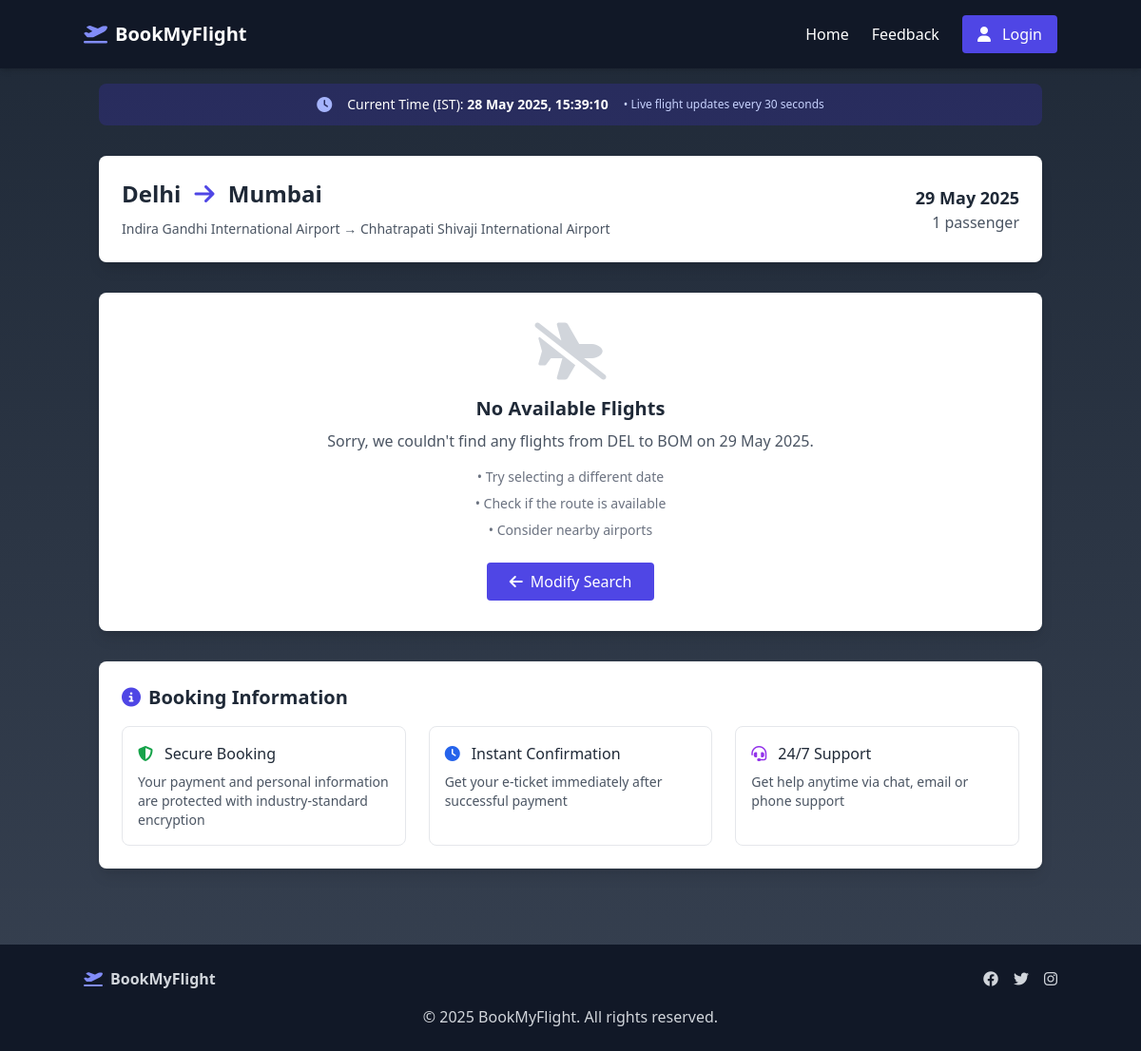
The page /availableindex.php on the database its author committed.
### tables this page shows
CREATE TABLE `airports` (
  `airport_id` varchar(10) NOT NULL,
  `airport_name` varchar(100) NOT NULL,
  `city` varchar(50) NOT NULL,
  `country` varchar(50) NOT NULL,
  `timezone` varchar(50) NOT NULL,
  `airport_code` varchar(10) DEFAULT NULL
);

### availableindex.php (the view, shortened to what this page needs)
<?php
require_once 'db_connect.php';
$origin = isset($_GET['from']) ? $_GET['from'] : '';
$destination = isset($_GET['to']) ? $_GET['to'] : '';
$departure_date = isset($_GET['departure_date']) ? $_GET['departure_date'] : '';
$tickets = isset($_GET['tickets']) ? (int)$_GET['tickets'] : 1;
if (empty($origin) && empty($destination)) {
    $origin = 'DEL';
    $destination = 'BOM';
    $departure_date = date('Y-m-d', strtotime('+1 day'));
    $tickets = 1;
}
$display_date = date('d F Y', strtotime($departure_date));
$current_date = date('Y-m-d');
$flights_query = "
    SELECT
        f.flight_id,
        f.flight_number,
        f.airline_id,
        a.airline_name,
        f.origin_airport,
        f.destination_airport,
        o.airport_code as origin_code,
        o.airport_name as origin_name,
        o.city as origin_city,
        d.airport_code as destination_code,
        d.airport_name as destination_name,
        d.city as destination_city,
        f.departure_time,
        f.arrival_time,
        f.duration,
        f.base_price,
        f.total_seats,
        f.available_seats,
        f.flight_status,
        TIMEDIFF(f.arrival_time, f.departure_time) as calculated_duration
    FROM flights f
    JOIN airlines a ON f.airline_id = a.airline_id
    JOIN airports o ON f.origin_airport = o.airport_id
    JOIN airports d ON f.destination_airport = d.airport_id
    WHERE o.airport_code = ?
    AND d.airport_code = ?
    AND DATE(f.departure_time) = ?
    AND f.available_seats >= ?
    AND f.flight_status != 'Cancelled'
    AND (
        CASE
            WHEN DATE(f.departure_time) = CURDATE()
            THEN f.departure_time > NOW()
            ELSE DATE(f.departure_time) >= CURDATE()
        END
    )
    ORDER BY f.departure_time ASC
";
$stmt = mysqli_prepare($mysqli, $flights_query);
mysqli_stmt_bind_param($stmt, 'sssi', $origin, $destination, $departure_date, $tickets);
if (!mysqli_stmt_execute($stmt)) {
    die("Query execution failed: " . mysqli_stmt_error($stmt));
}
$flights_result = mysqli_stmt_get_result($stmt);
$flights = [];
if ($flights_result && mysqli_num_rows($flights_result) > 0) {
    while ($row = mysqli_fetch_assoc($flights_result)) {
        $flight_departure = strtotime($row['departure_time']);
        $current_timestamp = time();
        if ($flight_departure > $current_timestamp) {
            if (empty($row['duration'])) {
                $row['duration'] = $row['calculated_duration'];
            }
            if (empty($row['airline_name'])) {
                $row['airline_name'] = $row['airline_id'];
            }
            $flights[] = $row;
        }
    }
} else {
    $no_flights_found = true;
}
$airport_query = "SELECT airport_code, airport_name, city FROM airports WHERE airport_code IN (?, ?)";
$stmt = mysqli_prepare($mysqli, $airport_query);
mysqli_stmt_bind_param($stmt, 'ss', $origin, $destination);
mysqli_stmt_execute($stmt);
$airport_result = mysqli_stmt_get_result($stmt);
$airport_info = [];
while ($row = mysqli_fetch_assoc($airport_result)) {
    $airport_info[$row['airport_code']] = $row;
}
?>
<!DOCTYPE html>
<html lang="en">
<head>
  <script src="https://cdn.tailwindcss.com"></script>
  <link rel="stylesheet" href="https://cdnjs.cloudflare.com/ajax/libs/font-awesome/6.4.0/css/all.min.css">
</head>
<body class="bg-gradient-to-b from-gray-800 to-gray-700 min-h-screen text-white">
  <header class="bg-gray-900 p-4 shadow-md">
    <div class="container mx-auto flex justify-between items-center">
      <a href="index.php" class="text-xl font-bold flex items-center">
        <i class="fas fa-plane-departure mr-2 text-indigo-400"></i>
        BookMyFlight
      </a>
      <nav class="flex items-center space-x-6">
        <a href="index.php" class="hover:text-indigo-400 transition">Home</a>
        <a href="feedback.php" class="hover:text-indigo-400 transition">Feedback</a>
        <?php if(isset($_SESSION['user_id'])): ?>
         <a href="user-dashboard.php" class="hover:text-indigo-200">
          <i class="fas fa-home mr-1"></i> Dashboard
        </a>
        <?php else: ?>
          <button onclick="window.location.href='login.php'" class="bg-indigo-600 hover:bg-indigo-700 text-white px-4 py-2 rounded transition">
            <i class="fas fa-user mr-2"></i> Login
          </button>
        <?php endif; ?>
      </nav>
    </div>
  </header>
  <div class="container mx-auto px-4 pt-4">
    <div class="bg-indigo-900 bg-opacity-50 rounded-lg p-3 text-center">
      <div class="flex items-center justify-center space-x-4">
        <i class="fas fa-clock text-indigo-300"></i>
        <span class="text-sm">Current Time (IST): <strong id="current-time"><?php echo date('d M Y, H:i:s'); ?></strong></span>
        <span class="text-xs text-indigo-200">• Live flight updates every 30 seconds</span>
      </div>
    </div>
  </div>
  <main class="container mx-auto px-4 py-8">
    <div class="bg-white rounded-lg shadow-lg p-6 mb-8 text-gray-800">
      <div class="flex flex-col md:flex-row justify-between items-start md:items-center">
        <div class="mb-4 md:mb-0">
          <h2 class="text-2xl font-bold mb-2">
            <?php echo isset($airport_info[$origin]) ? $airport_info[$origin]['city'] : $origin; ?>
            <i class="fas fa-arrow-right text-indigo-600 mx-2"></i>
            <?php echo isset($airport_info[$destination]) ? $airport_info[$destination]['city'] : $destination; ?>
          </h2>
          <div class="text-gray-600">
            <span class="text-sm">
              <?php echo isset($airport_info[$origin]) ? $airport_info[$origin]['airport_name'] : $origin; ?>
              →
              <?php echo isset($airport_info[$destination]) ? $airport_info[$destination]['airport_name'] : $destination; ?>
            </span>
          </div>
        </div>
        <div class="text-right">
          <div class="text-lg font-semibold"><?php echo $display_date; ?></div>
          <div class="text-gray-600"><?php echo $tickets; ?> passenger<?php echo $tickets > 1 ? 's' : ''; ?></div>
        </div>
      </div>
    </div>
    <?php if(isset($no_flights_found) && $no_flights_found): ?>
      <div class="bg-white rounded-lg shadow-lg p-8 text-center text-gray-800">
        <i class="fas fa-plane-slash text-6xl text-gray-300 mb-4"></i>
        <h3 class="text-xl font-bold mb-2">No Available Flights</h3>
        <p class="text-gray-600 mb-4">
          <?php if ($departure_date === $current_date): ?>
            Sorry, no more flights are available from <?php echo $origin; ?> to <?php echo $destination; ?> today.
          <?php else: ?>
            Sorry, we couldn't find any flights from <?php echo $origin; ?> to <?php echo $destination; ?> on <?php echo $display_date; ?>.
          <?php endif; ?>
        </p>
        <div class="space-y-2 text-sm text-gray-500">
          <p>• Try selecting a different date</p>
          <p>• Check if the route is available</p>
          <p>• Consider nearby airports</p>
        </div>
        <button onclick="history.back()" class="mt-6 bg-indigo-600 hover:bg-indigo-700 text-white px-6 py-2 rounded transition">
          <i class="fas fa-arrow-left mr-2"></i>Modify Search
        </button>
      </div>
    <?php endif; ?>
    <div class="mt-8 bg-white rounded-lg shadow-lg p-6">
      <h3 class="text-xl font-bold text-gray-800 mb-4">
        <i class="fas fa-info-circle text-indigo-600 mr-2"></i>Booking Information
      </h3>
      <div class="grid md:grid-cols-3 gap-6">
        <div class="border border-gray-200 rounded-lg p-4 hover:border-indigo-300 transition">
          <div class="flex items-center space-x-3 mb-2">
            <i class="fas fa-shield-alt text-green-600"></i>
            <h4 class="font-medium text-gray-800">Secure Booking</h4>
          </div>
          <p class="text-sm text-gray-600">Your payment and personal information are protected with industry-standard encryption</p>
        </div>
        <div class="border border-gray-200 rounded-lg p-4 hover:border-indigo-300 transition">
          <div class="flex items-center space-x-3 mb-2">
            <i class="fas fa-clock text-blue-600"></i>
            <h4 class="font-medium text-gray-800">Instant Confirmation</h4>
          </div>
          <p class="text-sm text-gray-600">Get your e-ticket immediately after successful payment</p>
        </div>
        <div class="border border-gray-200 rounded-lg p-4 hover:border-indigo-300 transition">
          <div class="flex items-center space-x-3 mb-2">
            <i class="fas fa-headset text-purple-600"></i>
            <h4 class="font-medium text-gray-800">24/7 Support</h4>
          </div>
          <p class="text-sm text-gray-600">Get help anytime via chat, email or phone support</p>
        </div>
      </div>
    </div>
  </main>
  <footer class="bg-gray-900 text-center p-6 text-gray-300 mt-12">
    <div class="container mx-auto">
      <div class="flex flex-col md:flex-row justify-between items-center">
        <div class="mb-4 md:mb-0">
          <a href="index.php" class="flex items-center justify-center md:justify-start">
            <i class="fas fa-plane-departure mr-2 text-indigo-400"></i>
            <span class="font-bold">BookMyFlight</span>
          </a>
        </div>
        <div class="flex space-x-4">
          <a href="#" class="hover:text-indigo-400 transition"><i class="fab fa-facebook"></i></a>
          <a href="#" class="hover:text-indigo-400 transition"><i class="fab fa-twitter"></i></a>
          <a href="#" class="hover:text-indigo-400 transition"><i class="fab fa-instagram"></i></a>
        </div>
      </div>
      <div class="mt-4">
        <p>© 2025 BookMyFlight. All rights reserved.</p>
      </div>
    </div>
  </footer>
</body>
</html>

### rows shown on the page
airports: city "Delhi", airport_name "Indira Gandhi International Airport"
airports: city "Mumbai", airport_name "Chhatrapati Shivaji International Airport"

### other values the page prints
$display_date "29 May 2025"
$tickets "1"
$origin "DEL"
$destination "BOM"
